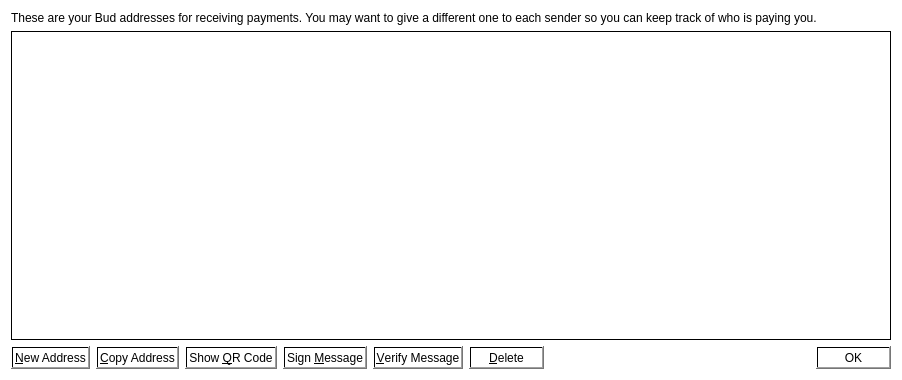
<?xml version="1.0" encoding="UTF-8"?>
<ui version="4.0">
 <class>AddressBookPage</class>
 <widget class="QWidget" name="AddressBookPage">
  <property name="geometry">
   <rect>
    <x>0</x>
    <y>0</y>
    <width>902</width>
    <height>380</height>
   </rect>
  </property>
  <property name="windowTitle">
   <string>Address Book</string>
  </property>
  <property name="autoFillBackground">
   <bool>false</bool>
  </property>
  <property name="styleSheet">
   <string notr="true">background-color: qlineargradient(spread:pad, x1:0, y1:0, x2:0.019, y2:0.011, stop:0 rgba(255, 255, 255, 255), stop:1 rgba(255, 255, 255, 255));</string>
  </property>
  <layout class="QVBoxLayout" name="verticalLayout">
   <item>
    <widget class="QLabel" name="labelExplanation">
     <property name="text">
      <string>These are your Bud addresses for receiving payments. You may want to give a different one to each sender so you can keep track of who is paying you.</string>
     </property>
     <property name="textFormat">
      <enum>Qt::PlainText</enum>
     </property>
     <property name="wordWrap">
      <bool>true</bool>
     </property>
    </widget>
   </item>
   <item>
    <widget class="QTableView" name="tableView">
     <property name="contextMenuPolicy">
      <enum>Qt::CustomContextMenu</enum>
     </property>
     <property name="toolTip">
      <string>Double-click to edit address or label</string>
     </property>
     <property name="tabKeyNavigation">
      <bool>false</bool>
     </property>
     <property name="alternatingRowColors">
      <bool>true</bool>
     </property>
     <property name="selectionMode">
      <enum>QAbstractItemView::SingleSelection</enum>
     </property>
     <property name="selectionBehavior">
      <enum>QAbstractItemView::SelectRows</enum>
     </property>
     <property name="sortingEnabled">
      <bool>true</bool>
     </property>
     <attribute name="verticalHeaderVisible">
      <bool>false</bool>
     </attribute>
    </widget>
   </item>
   <item>
    <layout class="QHBoxLayout" name="horizontalLayout">
     <item>
      <widget class="QPushButton" name="newAddressButton">
       <property name="toolTip">
        <string>Create a new address</string>
       </property>
       <property name="text">
        <string>&amp;New Address</string>
       </property>
       <property name="icon">
        <iconset resource="../bitcoin.qrc">
         <normaloff>:/icons/add</normaloff>:/icons/add</iconset>
       </property>
      </widget>
     </item>
     <item>
      <widget class="QPushButton" name="copyToClipboard">
       <property name="toolTip">
        <string>Copy the currently selected address to the system clipboard</string>
       </property>
       <property name="text">
        <string>&amp;Copy Address</string>
       </property>
       <property name="icon">
        <iconset resource="../bitcoin.qrc">
         <normaloff>:/icons/editcopy</normaloff>:/icons/editcopy</iconset>
       </property>
      </widget>
     </item>
     <item>
      <widget class="QPushButton" name="showQRCode">
       <property name="text">
        <string>Show &amp;QR Code</string>
       </property>
       <property name="icon">
        <iconset resource="../bitcoin.qrc">
         <normaloff>:/icons/qrcode</normaloff>:/icons/qrcode</iconset>
       </property>
      </widget>
     </item>
     <item>
      <widget class="QPushButton" name="signMessage">
       <property name="toolTip">
        <string>Sign a message to prove you own a Bud address</string>
       </property>
       <property name="text">
        <string>Sign &amp;Message</string>
       </property>
       <property name="icon">
        <iconset resource="../bitcoin.qrc">
         <normaloff>:/icons/edit</normaloff>:/icons/edit</iconset>
       </property>
      </widget>
     </item>
     <item>
      <widget class="QPushButton" name="verifyMessage">
       <property name="toolTip">
        <string>Verify a message to ensure it was signed with a specified Bud address</string>
       </property>
       <property name="text">
        <string>&amp;Verify Message</string>
       </property>
       <property name="icon">
        <iconset resource="../bitcoin.qrc">
         <normaloff>:/icons/transaction_0</normaloff>:/icons/transaction_0</iconset>
       </property>
      </widget>
     </item>
     <item>
      <widget class="QPushButton" name="deleteButton">
       <property name="toolTip">
        <string>Delete the currently selected address from the list</string>
       </property>
       <property name="text">
        <string>&amp;Delete</string>
       </property>
       <property name="icon">
        <iconset resource="../bitcoin.qrc">
         <normaloff>:/icons/remove</normaloff>:/icons/remove</iconset>
       </property>
      </widget>
     </item>
     <item>
      <spacer name="horizontalSpacer">
       <property name="orientation">
        <enum>Qt::Horizontal</enum>
       </property>
       <property name="sizeHint" stdset="0">
        <size>
         <width>40</width>
         <height>20</height>
        </size>
       </property>
      </spacer>
     </item>
     <item>
      <widget class="QDialogButtonBox" name="buttonBox">
       <property name="sizePolicy">
        <sizepolicy hsizetype="Maximum" vsizetype="Fixed">
         <horstretch>0</horstretch>
         <verstretch>0</verstretch>
        </sizepolicy>
       </property>
       <property name="standardButtons">
        <set>QDialogButtonBox::Ok</set>
       </property>
      </widget>
     </item>
    </layout>
   </item>
  </layout>
 </widget>
 <resources>
  <include location="../bitcoin.qrc"/>
 </resources>
 <connections/>
</ui>
